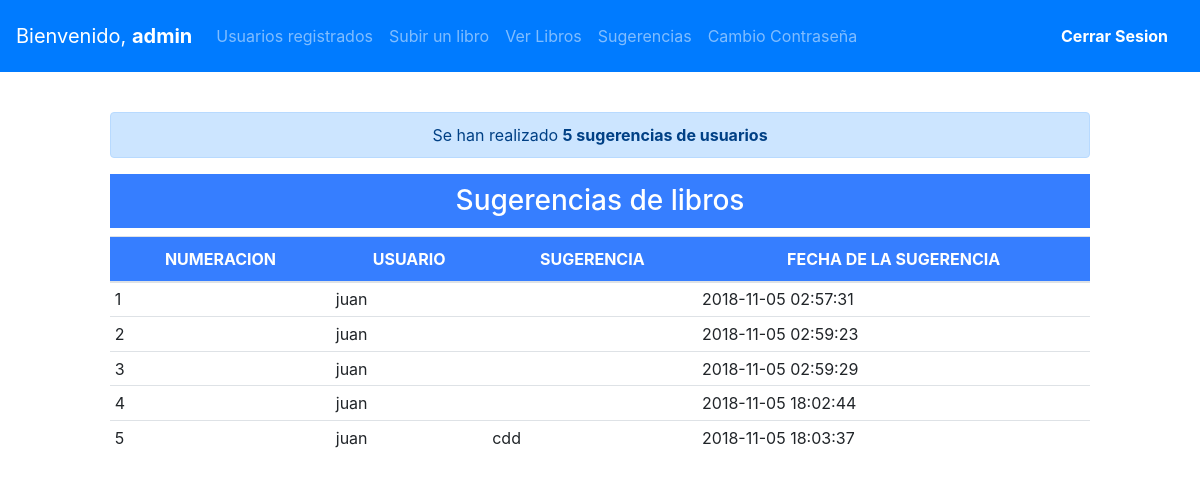
The app's page /ad_ver_sugerencias.php (signed in) with its own data.
### tables this page shows
CREATE TABLE `sugerencia` (
  `IdSugerencia` int(11) NOT NULL,
  `Id_Usuario` int(11) NOT NULL,
  `Sugerencia` text NOT NULL,
  `Fecha` datetime NOT NULL
);

CREATE TABLE `lector` (
  `Id_Usuario` int(11) NOT NULL,
  `Usuario` varchar(100) NOT NULL,
  `Contrasena` varchar(100) NOT NULL,
  `Correo` varchar(100) NOT NULL
);

### function.php (called while the page is built, shortened)
<?php
	function countRecord($sql,$db)
	{
		$res=$db->query($sql);
		return $res->num_rows;
	}
?>

### ad_ver_sugerencias.php (the view, shortened to what this page needs)
<?php
	include "basededatos.php";
	include "function.php";
?>
<!DOCTYPE html>
<html lang="en">
<head>
	<link rel="stylesheet" href="sweetalert2.min.css">
    <link rel="stylesheet" href="css/style.css">
</head>
<body>
   	<?php include "ad_navbar.php"; ?>
	<div id="tabla-box">
	<p class="alert alert-primary" role="alert" id="error" >Se han realizado <strong> <?php echo countRecord("SELECT * from sugerencia",$db); ?> sugerencias de usuarios</strong></p>
	<table class="table table-sm">
   		<h3>Sugerencias de libros</h3>
	  	<thead class="thead-light">
	<?php
		$sql="SELECT lector.Usuario,sugerencia.Sugerencia,sugerencia.Fecha from lector inner JOIN sugerencia on lector.Id_Usuario=sugerencia.Id_Usuario;";
		$res=$db->query($sql);
		if($res->num_rows>0)
		{
					echo "<tr>";
						echo "<th>NUMERACION</th>";
						echo "<th>USUARIO</th>";
						echo "<th>SUGERENCIA</th>";
						echo "<th>FECHA DE LA SUGERENCIA</th>";
					echo "</tr>";
					$i=0;
				while($row=$res->fetch_assoc())
				{
					$i++;
					echo "<tr>";
					echo "<td>{$i}</td>";
					echo "<td>{$row["Usuario"]}</td>";
					echo "<td>{$row["Sugerencia"]}</td>";
					echo "<td>{$row["Fecha"]}</td>";
					echo "</tr>";
				}
		}else{
		echo"<p class='alert alert-warning' id='error'> <strong>Oops!</strong> Aun no se han realizado sugerencias!.</p>";
		}?>
	</table>
	</div>
</body>
</html>

### ad_navbar.php (shortened to what this page needs)
<link rel="stylesheet" href="https://stackpath.bootstrapcdn.com/bootstrap/4.1.3/css/bootstrap.min.css">
<nav class="navbar navbar-expand-lg navbar-dark bg-primary">
  <a class="navbar-brand" href="index.php">Bienvenido, <strong><?php echo $_SESSION["Usuario"];?></strong></a>
  <div class="collapse navbar-collapse" id="navbarText">
    <ul class="navbar-nav mr-auto">
      <li class="nav-item">
      <li class="nav-item">
        <a class="nav-link" href="ad_ver_usuarios.php">Usuarios registrados</a>
      </li>
      <li class="nav-item">
        <a class="nav-link" href="ad_agregar_libro.php">Subir un libro</a>
      </li>
      <li class="nav-item">
        <a class="nav-link" href="ad_ver_libros.php">Ver Libros</a>
      </li>
      <li class="nav-item">
        <a class="nav-link" href="ad_ver_sugerencias.php">Sugerencias</a>
      </li>
      <li class="nav-item">
        <a class="nav-link" href="ad_cambiar_contrasena.php">Cambio Contraseña</a></a>
      </li>
    </ul>
    <span class="navbar-text">
      <a class="nav-link" href="in_registro.php"><strong>Cerrar Sesion</strong></a>
    </span>
  </div>
</nav>

### css/style.css (style rules this page uses)
#error { text-align: center; padding: 10px; }
#tabla-box { padding: 40px 110px; }
#tabla-box th, #tabla-box h3 { background-color: #367EFF; color: white; text-align: center; padding: 10px; }

### records on screen
sugerencia: Id_Usuario.Usuario "juan", Fecha "2018-11-05 02:57:31"
sugerencia: Id_Usuario.Usuario "juan", Fecha "2018-11-05 02:59:23"
sugerencia: Id_Usuario.Usuario "juan", Fecha "2018-11-05 02:59:29"
sugerencia: Id_Usuario.Usuario "juan", Fecha "2018-11-05 18:02:44"
sugerencia: Id_Usuario.Usuario "juan", Sugerencia "cdd", Fecha "2018-11-05 18:03:37"

### other values on screen
$_SESSION["Usuario"] "admin"
countRecord("SELECT * from sugerencia",$db) "5"
